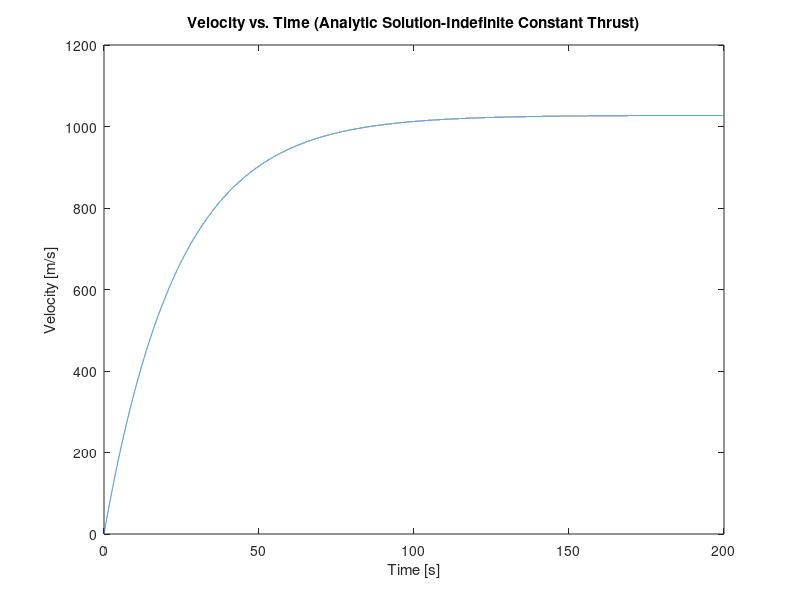
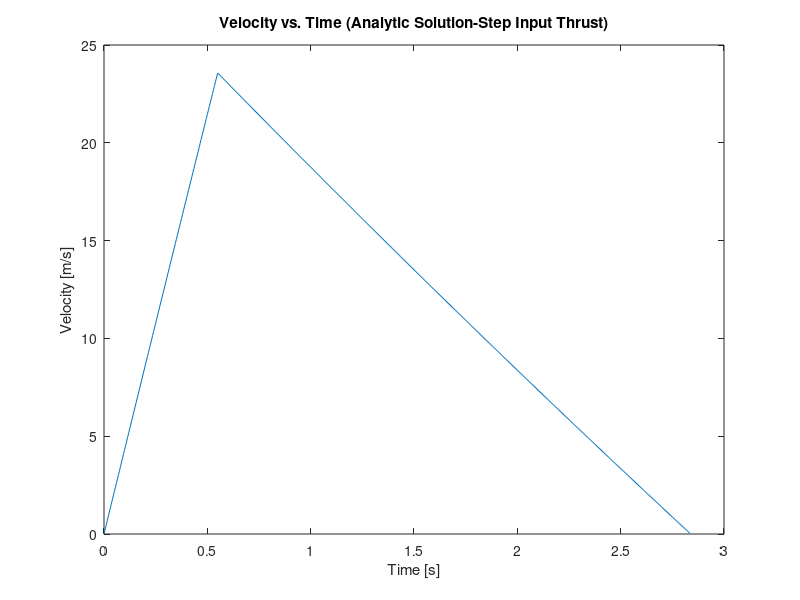
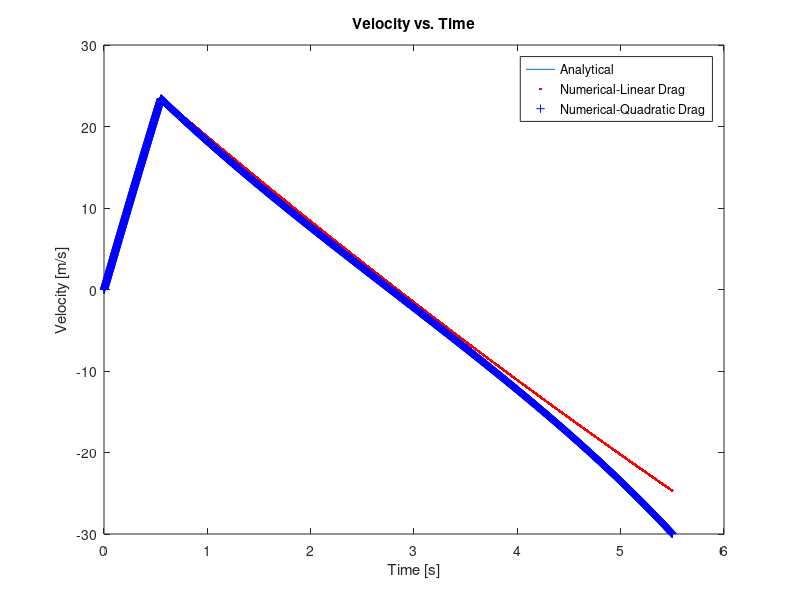
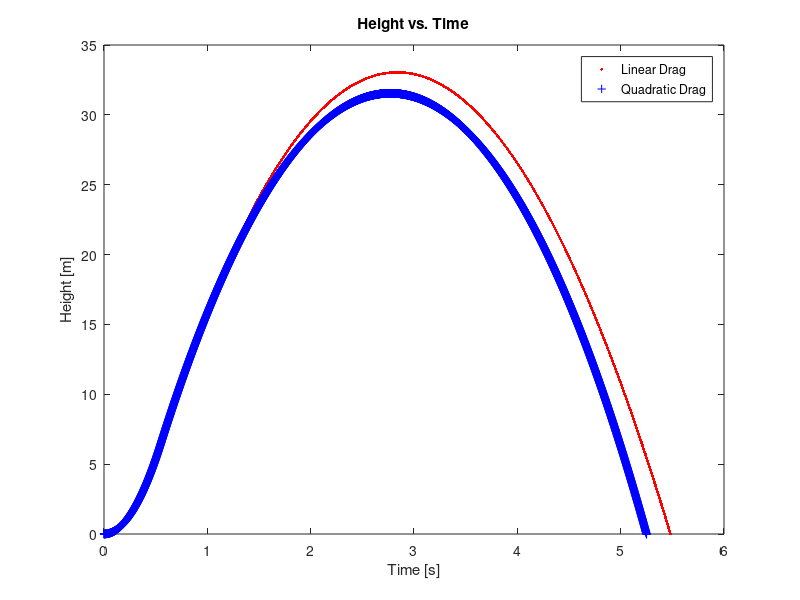

Write the MATLAB code that produced these figures, in order.
%ME-300 Dr. Prantil
%Prelab #1 Problem 2
%Braaten,Clough, Pedigo, Piombino

clear;
clc;

%Initialize the variables
accel(1)=0;
vel(1)=0;
alt(1)=0;
del_t=1/1000;%Ttime step
T=3.78; %Assumed Constant Thrust (N)
m=.0711; %Assumed Constant Mass (kg)
g=9.81; %Assumed Constant Acceleration due to Gravity (m/s^2)
b=.003; %Assumed Coefficient of Linear Drag
p=1.2; %Density of air [kg/m^3]
C_D=1; %Coefficent of Drag
D=0.0254; %Diameter of the rocket cone
A=pi*(D/2)^2; %Surface Area of the rocket cone
%Analytical Solution
%Thrust forever => Vss
T=3.78;
for i=1:40001
    t(i)=.005*(i-1); %Time step of .01s from 0-200s
    v(i)=((T-m*g)/b)-((T-m*g)/b)*exp(-1*t(i)/(m/b));
end
max(v)
plot(t,v) %Plots Velocity Vs. Time for 0-200s
xlabel('Time [s]');
ylabel('Velocity [m/s]');
title('Velocity vs. Time (Analytic Solution-Indefinite Constant Thrust)');
i55=.55/.005+1; %Obtains the column that corresponds to .55s
v(i55) %Determines the velocity at .55s
%Analytic Solution (Steady state + Step input thrust to max height)
for j=1:i55
    v1(j)=((T-m*g)/b)-((T-m*g)/b)*exp(-1*t(j)/(m/b));
end
i28386=2.8386 /.005+1; %Obtains the column that corresponds to 2.2886s
for k=i55+1:i28386
    v1(k)=(v(i55)+m*g/b)*exp(-1*(t(k)-t(i55))/(m/b))-m*g/b;
end
figure (2)
plot(t(1:i28386),v1)
xlabel('Time [s]');
ylabel('Velocity [m/s]');
title('Velocity vs. Time (Analytic Solution-Step Input Thrust)');
%hold on
TIME(1)=0;
accel(1)=0;
vel(1)=0;
alt(1)=0;
acceleration(1)=0;
velocity(1)=0;
height(1)=0;
for l=2:5501
    TIME(l)=(l-1)/1000;
    if TIME<=0.55
        T=3.78;
    else
        T=0;
    end
    accel(l)=(T/m)-g-(b/m);
    vel(l)=vel(l-1)+((T/m)-g-(b/m)*vel(l-1))*del_t;
    alt(l)=alt(l-1)+((vel(l-1))+vel(l))/2*del_t;
    F_D=0.5*p*C_D*A*velocity(l-1)^2;
    acceleration(l)=(T/m)-g-(F_D/m);
    velocity(l)=velocity(l-1)+acceleration(l-1)*del_t;
    height(l)=height(l-1)+(velocity(l-1)+velocity(l))/2*del_t;
end
figure(3)
plot(t(1:i28386),v1)
hold on
plot(TIME,vel,'r.')
plot(TIME,velocity,'b+')
legend('Analytical','Numerical-Linear Drag','Numerical-Quadratic Drag')
xlabel('Time [s]');
ylabel('Velocity [m/s]');
title('Velocity vs. Time');
hold off
figure(4)
plot(TIME,alt,'r.')
hold on
plot(TIME,height,'b+')
legend('Linear Drag','Quadratic Drag')
xlabel('Time [s]')
ylabel('Height [m]')
title('Height vs. Time')
axis([0 6 0 35])
max(alt)
max(height)
